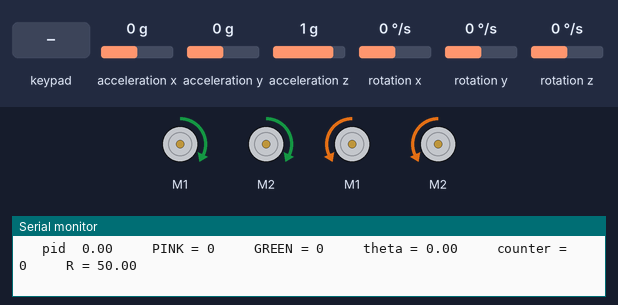
Recording of a sketch running on a simulated Arduino Uno, built with avr-gcc and run on an emulated ATmega328P. Shown: 4 × DC motor (green arrow = forward, orange = backward, longer = faster), the last lines printed to the serial monitor. Inputs (shaded band) come from the test bench; at power-on: rotation z 0 °/s, acceleration x 0 g, acceleration y 0 g, acceleration z 1 g, rotation x 0 °/s, rotation y 0 °/s.

Above: at 1.2 s.
1.3 s: rotation z set to -100 °/s
At 3.2 s:
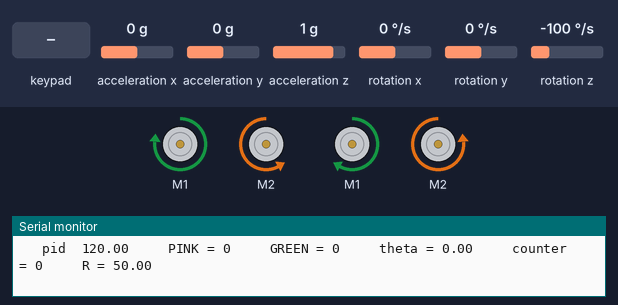
3.5 s: key 'S' pressed
At 4.79 s:
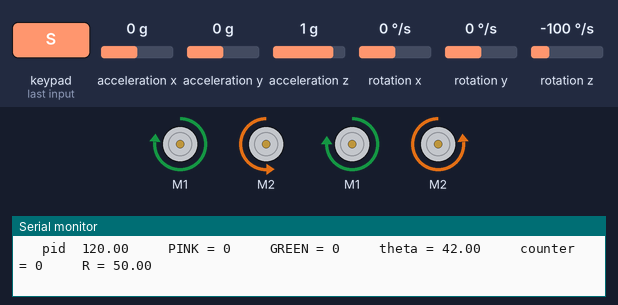
6.5 s: key 'T' pressed
9.5 s: key 'S' pressed
At 12.13 s:
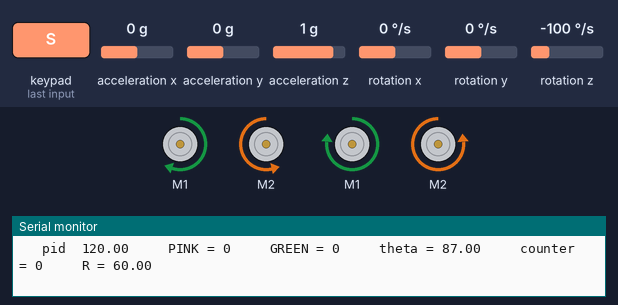
12.5 s: key 'O' pressed
At 16.1 s:
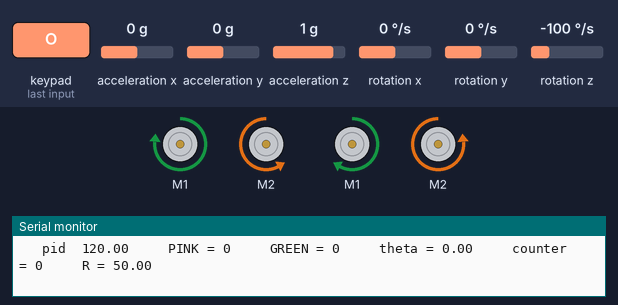
Timing chart, 0 to 16.5 s (numbered marks = the images above; inputs shaded):
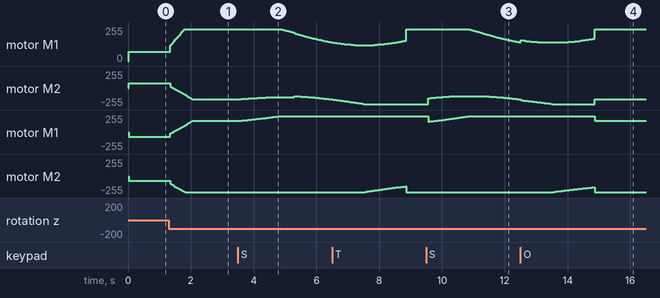

The sketch:

22_circlewithoutjoystick.ino
```cpp
#include <PS2X_lib.h>
PS2X ps2x;
#include <Wire.h>
#include <MPU6050.h>
MPU6050 mpu;
unsigned long timer = 0;
float timeStep = 0.01;
float yaw = 0;

#include <SoftwareSerial.h>
#include <SabertoothSimplified.h>

SoftwareSerial SWSerial1(NOT_A_PIN, 10);
SabertoothSimplified ST1(SWSerial1);
SoftwareSerial SWSerial2(NOT_A_PIN, 3);
SabertoothSimplified ST2(SWSerial2);
float R, theta, M, count1 = 0, count2 = 0, count3 = 0, count4 = 0, h = 0, j = 0, k = 0, l = 0, setpoint = 0, pre_error, p, i, d, error, pid, L1, L2, R1, R2, LY, LX, a, b, c, A, B, C, D;
float kp = 0, ki = 0, kd = 0, w = 0, ct;
int N, a1, w1, a2, ct1;
float z1,z2;
int RED, counter1, counter, counter2;
int GREEN;
int BLUE, FORWARD, BACKWARD, RIGHT, LEFT, PINK;
void setup() {
  M = ps2x.config_gamepad(9, 7, 6, 8, true, true);
  SWSerial1.begin(9600);

  SWSerial2.begin(9600);

  Serial.begin(115200);
  while (!mpu.begin(MPU6050_SCALE_2000DPS, MPU6050_RANGE_2G)) {
    Serial.println("Could not find a valid MPU6050 sensor, check wiring!");
    delay(500);
  }
  mpu.calibrateGyro();
  mpu.setThreshold(1);
}
void loop() {
  if (error >= 12 && error <= -12) {
    kp = 12, kd = 28;
  } else {
    kp = 4, kd = 20;
  }
  timer = millis();
  Vector norm = mpu.readNormalizeGyro();
  yaw = yaw + norm.ZAxis * timeStep;
  delay((timeStep * 1000) - (millis() - timer));

  error = setpoint - yaw;
  p = error;
  i = i + error;
  d = error - pre_error;
  pre_error = error;
  pid = kp * p + ki * i + kd * d;
  pid = constrain(pid, -120, 120);


  //  Serial.print("pid ");
  //  Serial.print(pid);
  ps2x.read_gamepad();
  L1 = ps2x.ButtonPressed(PSB_L1);
  R1 = ps2x.ButtonPressed(PSB_R1);
  L2 = ps2x.ButtonPressed(PSB_L2);
  R2 = ps2x.ButtonPressed(PSB_R2);
  LY = ps2x.Analog(PSS_LY);
  LX = ps2x.Analog(PSS_LX);
  RED = ps2x.ButtonPressed(PSB_RED);
  GREEN = ps2x.Button(PSB_GREEN);
  BLUE = ps2x.ButtonPressed(PSB_BLUE);
  PINK = ps2x.ButtonPressed(PSB_PINK);
  FORWARD = ps2x.Button(PSB_PAD_UP);
  BACKWARD = ps2x.Button(PSB_PAD_DOWN);
  RIGHT = ps2x.Button(PSB_PAD_RIGHT);
  LEFT = ps2x.Button(PSB_PAD_LEFT);
  FORWARD = ps2x.Analog(PSAB_PAD_UP);
  BACKWARD = ps2x.Analog(PSAB_PAD_DOWN);
  RIGHT = ps2x.Analog(PSAB_PAD_RIGHT);
  LEFT = ps2x.Analog(PSAB_PAD_LEFT);

  if (GREEN == 1) {
    Serial.print("continuous rotation");
    setpoint = setpoint + 5;
    // setpoint=360;
    // pid = 50;
  }
  int gr;
  int counter;
  if (BLUE == 1 && gr == 0) {
    gr = 1;
  }
  if (BLUE == 1 && gr == 1) {
    counter++;
    gr = 0;
  }

  if (counter % 2 == 0) {
    if (L1 == 1) {
      setpoint = setpoint + 154.5;
      Serial.print("270");
    } else if (R1 == 1) {
      setpoint = setpoint - 154.5;
      Serial.print("-270");
    } else if (L2 == 1) {
      setpoint = setpoint + 206;
      Serial.print("360");
    } else if (R2 == 1) {
      setpoint = setpoint - 206;
      Serial.print("-360");
    }
  }

  if (counter % 2 != 0) {
    if (L1 == 1) {
      setpoint = setpoint + 51.5;
      Serial.print("90");
    } else if (R1 == 1) {
      setpoint = setpoint - 51.5;
      Serial.print("-90");
    } else if (L2 == 1) {
      setpoint = setpoint + 103;
      Serial.print("180");
    } else if (R2 == 1) {
      setpoint = setpoint - 103;
      Serial.print("-180");
    }
  }

  int LY = ps2x.Analog(PSS_LY);
  int LX = ps2x.Analog(PSS_LX);
  int RY = ps2x.Analog(PSS_RY);
  int RX = ps2x.Analog(PSS_RX);


  LY = map(LY, 0, 255, 127, -127);
  LX = map(LX, 0, 255, 127, -127);
  RY = map(RY, 0, 255, 127, -127);
  RX = map(RX, 0, 255, 127, -127);

  if (RX >= -5 && RX <= 5) {
    RX = 0;
  }
  if (RY >= -5 && RY <= 5) {
    RY = 0;
  }

  // R = sqrt((RX * RX) + (RY * RY));
  // theta = atan2(RY, RX) * 180 / 3.142;


  if (PINK == 1 && w == 0) {
    w = 1;
  }
  if (PINK == 0 && w == 1) {
    theta=theta+1;

  }
  if(theta>0){
    R=60;
  }
  if(theta==180){
    R=0;
    theta=0;
    w=0;
  }
  if (counter % 2 == 0 && a1 == 0) {
    ct = ct + 1;
  }
  if (RED == 1 && w1 == 0) {
    w1 = 1;
  }
  if (RED == 1 && w1 == 1) {
    counter2++;
    w1 = 0;
  }
  if (counter2 % 2 != 0 && a2 == 0) {
    ct1 = ct1 + 1;
  }


  // theta
  if (ct > 0 && ct < 180) {
    R = 50;
  }
  if (ct >= 180) {
    // R=0;
    z1 = 0;
    a1 = 1;
  }
  // ct=0;
  if (a1 == 1) {
    ct = 0;
    counter=0;
  }

  if (ct1 > 0 && ct1 < 360) {
    R = 50;
  }
  if (ct1 >= 360) {
    // R=0;
    z1 = 0;
    a2 = 1;
  }
  // ct=0;
  if (a2 == 1) {
    ct1 = 0;
  }

  // R = sqrt((RX * RX) + (RY * RY));

  a = R * sin((theta - 45) * 3.142 / 180);
  b = R * sin((135 - theta) * 3.142 / 180);
  c = R * sin((theta - 45) * 3.142 / 180);
  d = R * sin((135 - theta) * 3.142 / 180);

  A = -a + pid;
  B = b - pid;
  C = c + pid;
  D = -d - pid;
  A = constrain(A, -120, 120);
  B = constrain(B, -120, 120);
  C = constrain(C, -120, 120);
  D = constrain(D, -120, 120);
  ST1.motor(1, A);
  ST1.motor(2, B);
  ST2.motor(1, C);
  ST2.motor(2, D);

  Serial.print("   pid  ");
  Serial.print(pid);
  Serial.print("     PINK = ");
  Serial.print(PINK);
    Serial.print("     GREEN = ");
  Serial.print(GREEN);
  Serial.print("     theta = ");
  Serial.print(theta);
  Serial.print("     counter = ");
  Serial.print(counter);
  Serial.print("     R = ");
  Serial.println(R);
}
```

Measured:
- after the input at 1.3 s, motor M1: moves from forward 70/255 to forward 240/255 over 0.47 s, starting after 0.05 s; motor M2: moves from forward 70/255 to backward 168/255 over 0.70 s, starting after 0.05 s
- after the input at 3.5 s, motor M1: moves from forward 240/255 to forward 140/255 over 1.6 s, starting after 1.4 s; motor M1: moves from forward 168/255 to forward 240/255 over 1.3 s, starting after 0.05 s
- after the input at 9.5 s, motor M1: moves from forward 240/255 to forward 140/255 over 1.6 s, starting after 1.4 s; motor M2: rises from backward 240/255 to backward 120/255 in 1.0 s, then falls to backward 170/255 in 1.9 s
- after the input at 12.5 s, motor M1: forward 240/255 → forward 168/255 after 2.4 s
